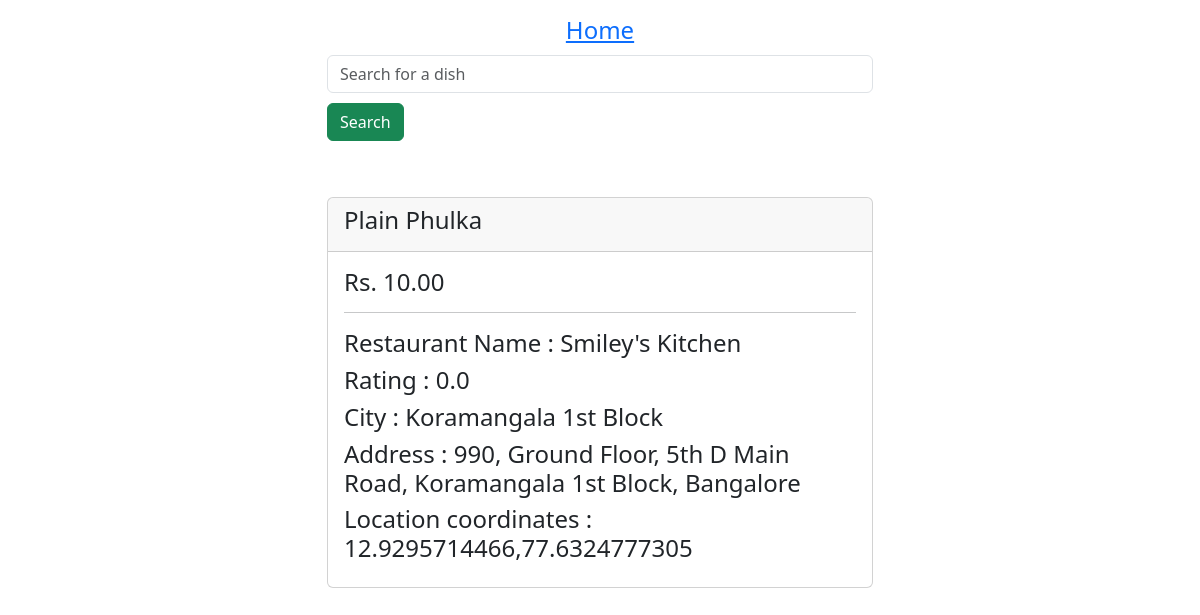
Page /dish/9306 on the committed database.
### myapp/models.py (models this page shows)
class Dish(models.Model):
	restaurant = models.ForeignKey(Restaurant, on_delete=models.CASCADE)
	name = models.CharField(max_length=200)
	rate = models.CharField(max_length=50)

class Restaurant(models.Model):
	restaurantId = models.BigAutoField(primary_key=True, auto_created=False)
	name = models.CharField(max_length=200)
	city = models.CharField(max_length=200)
	location = models.CharField(max_length=500, null=True, blank=True)
	cuisine = models.CharField(max_length=400, null=True, blank=True)
	coordinates = models.CharField(max_length=500)
	rating = models.FloatField()

### myapp/views.py (the view)
# urls.py: path('dish/<int:id>', views.dishes, name='dish-detail'),
def dishes(request, id):
  dishes = Dish.objects.get(id=id)
  data = dict(dish=dishes)
  return render(request, 'myapp/dishes.html', data)

### myapp/templates/myapp/dishes.html (shortened to what this page needs)
{% extends 'myapp/base.html' %}
{% block content %}
<div class="container mt-5">
  <div class="row">
    <div class="col-md-6 offset-md-3">
      <div class="card">
        <div class="card-header">
          <h4>{{dish.name}}</h4>
        </div>
        <div class="card-body">
          <h4>Rs. {{dish.rate}}</h4>
          <hr>
          <h4>Restaurant Name : {{dish.restaurant.name}}</h4>
          <h4>Rating : {{dish.restaurant.rating}}</h4>
          <h4>City : {{dish.restaurant.city}}</h4>
          <h4>Address : {{dish.restaurant.location}} </h4>
          <h4>Location coordinates : {{dish.restaurant.coordinates}}</h4>
        </div>
      </div>
    </div>
  </div>
</div>
{% endblock content %}

### rows in the picture
Dish: name "Plain Phulka", rate "10.00", restaurant.name "Smiley's Kitchen", restaurant.rating "0.0", restaurant.city "Koramangala 1st Block", restaurant.location "990, Ground Floor, 5th D Main Road, Koramangala 1st Block, Bangalore", restaurant.coordinates "12.9295714466,77.6324777305"
